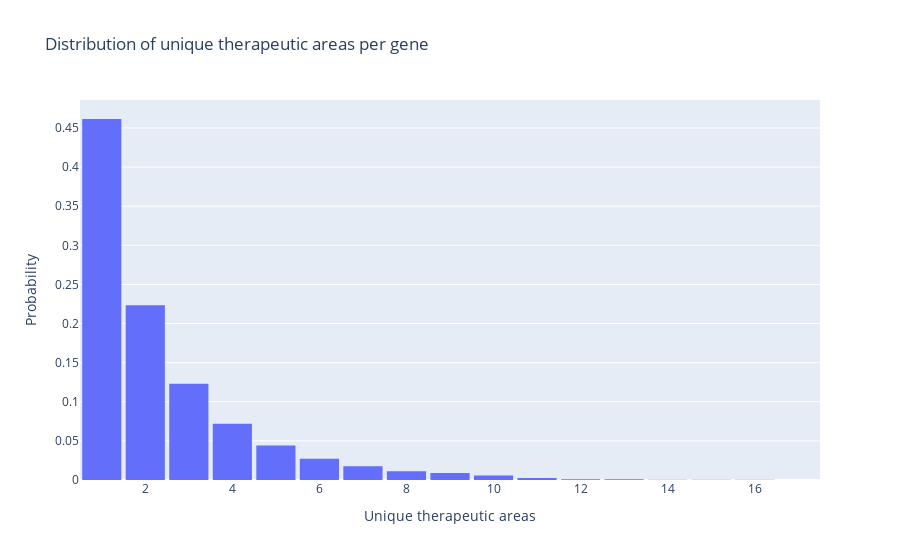

Source (notebook cell):
### Code cell
fig = px.histogram(
    genes_pd,
    x="uniqueTherapeuticAreas",
    histnorm="probability",
    title="Distribution of unique therapeutic areas per gene",
    color_discrete_sequence=["#636EFA"],
)
fig.update_layout(xaxis_title="Unique therapeutic areas", yaxis_title="Probability", bargap=0.1)
fig.show()

### Figure 1 — Plotly figure (JSON) as saved in the notebook; plotly's stock layout.template omitted (floating-point values rounded to 4 significant figures; data arrays with more than 128 entries replaced by an {"elided": "..."} marker saying what was removed)
{"data": [{"alignmentgroup": "True", "bingroup": "x", "histnorm": "probability", "hovertemplate": "uniqueTherapeuticAreas=%{x}<br>probability=%{y}<extra></extra>", "legendgroup": "", "marker": {"color": "#636EFA", "pattern": {"shape": ""}}, "name": "", "offsetgroup": "", "orientation": "v", "showlegend": false, "type": "histogram", "x": {"elided": "6999 int values"}, "xaxis": "x", "yaxis": "y"}], "layout": {"bargap": 0.1, "barmode": "relative", "legend": {"tracegroupgap": 0}, "title": {"text": "Distribution of unique therapeutic areas per gene"}, "xaxis": {"anchor": "y", "domain": [0, 1], "title": {"text": "Unique therapeutic areas"}}, "yaxis": {"anchor": "x", "domain": [0, 1], "title": {"text": "Probability"}}}}
